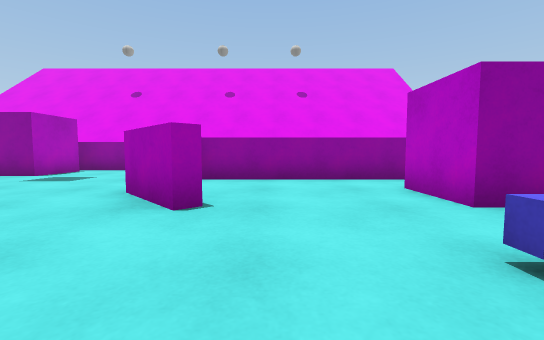
view 1 (above)

16 first-person views from a walk through a Unity game level. The camera is 0.68 m above the floor, tilts 4° down and sees 90° across. The floor is counted in squares, 1 m on a side. Each view is taken from the middle of a square. On the plan, view 1 faces up. The plan holds only what a view shows up to about 9 squares ahead; the rest is blank. The place goes on beyond the plan. The player character is not drawn. Surface patterns are stand-ins for the level's own textures.

view 2
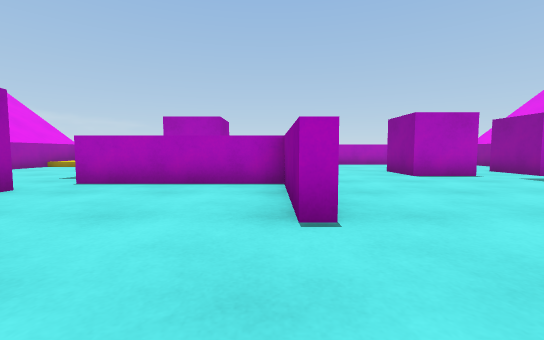

view 3
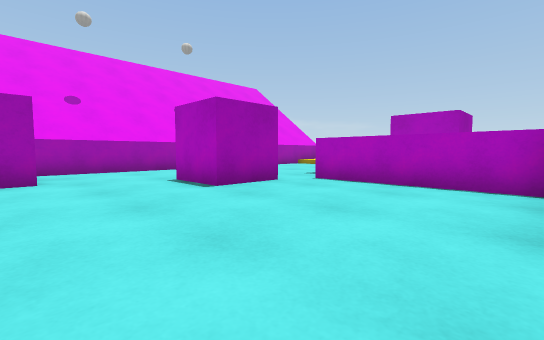

view 4
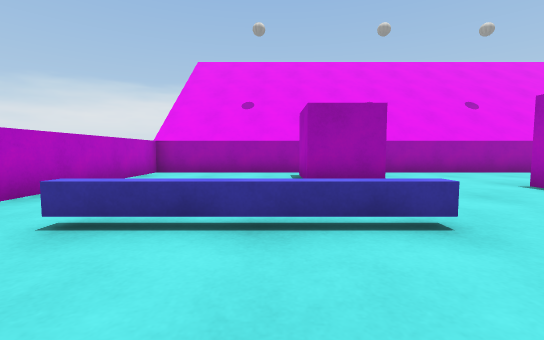

view 5
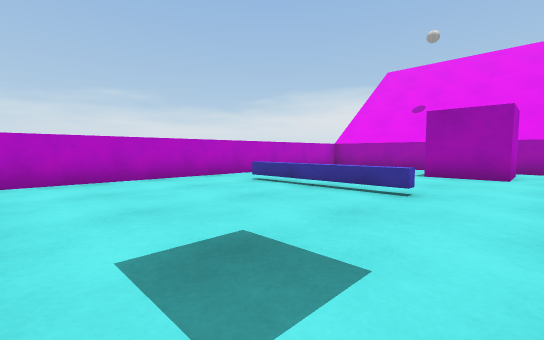

view 6
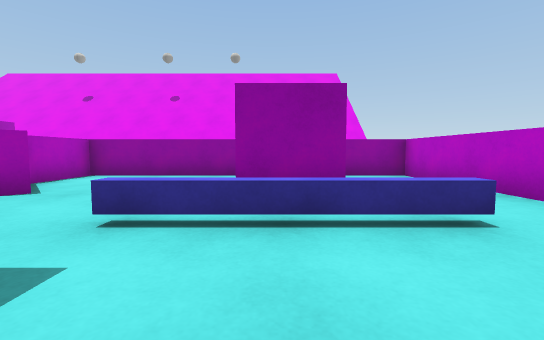

view 7
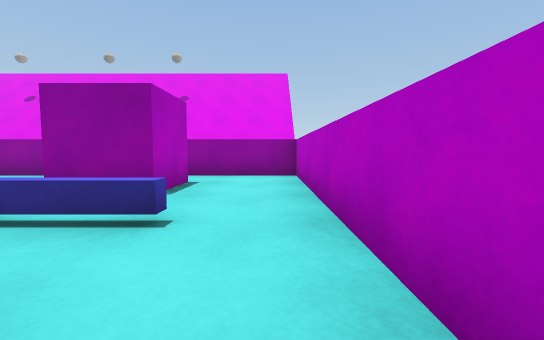

view 8
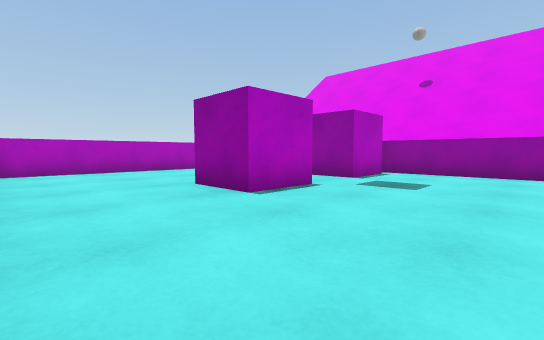

view 9
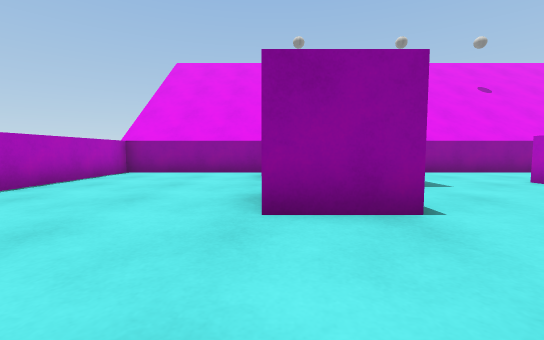

view 10
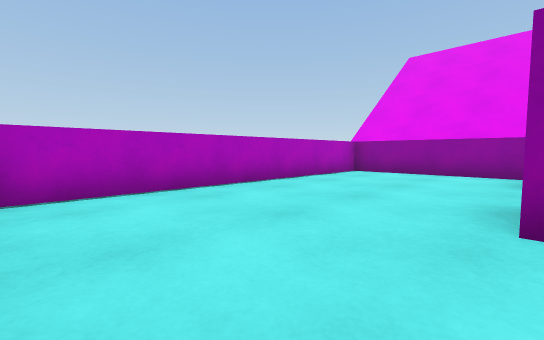

view 11
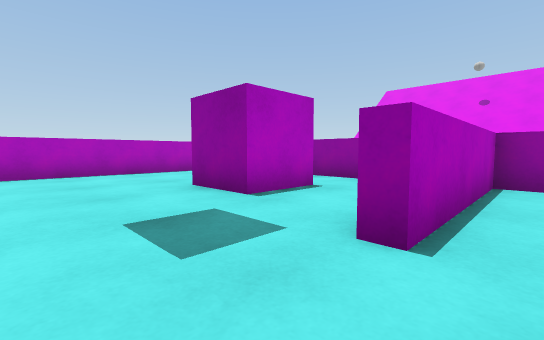

view 12
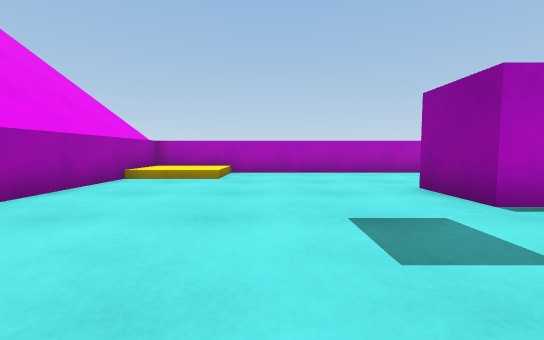

view 13
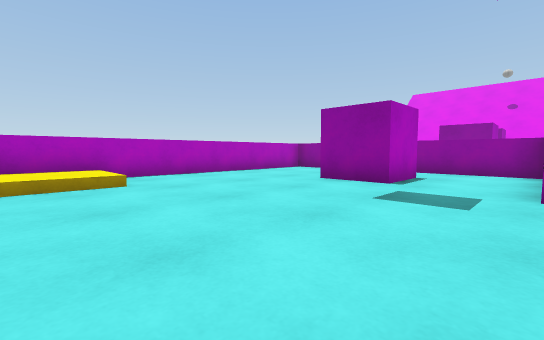

view 14
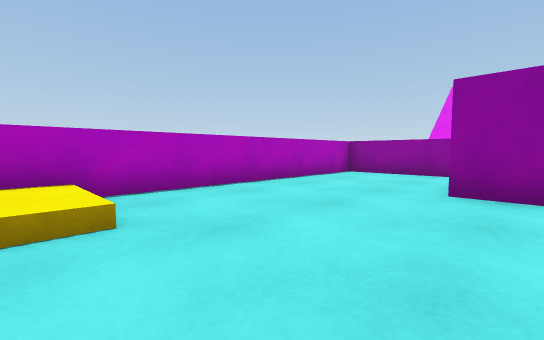

view 15
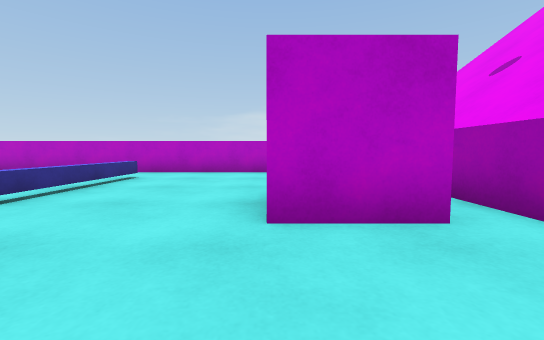

view 16
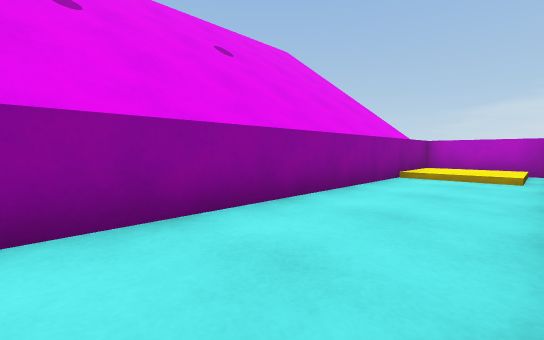

### Floor plan
Ten units are one square. View 1 is at (0, 0); x grows to the right and y downward. Boxes are objects, and circles mark ways between rooms. Rooms are numbered by the first view taken in them; rooms with no view inside come last. Other rooms are left out.
<svg viewBox="-131 -101 203 202">
<path fill="none" stroke="#000" d="M-52 96 67 96 67 -15M-49 -3 -126 -3 -126 96 -75 96M-16 -8 -16 -3 -46 -3 -46 41M-8 -33 -11 -31M29 33 50 33M-107 72 -107 96M50 36 29 36M50 -14 14 -14M-82 -96 -126 -96 -126 -9M-11 -31 -24 -45M67 -69 67 -96 -68 -96M67 -15 67 -65 -20 -65 -20 -46"/>
<rect x="-95" y="15" width="20" height="20" fill="#bbb"><title>cube</title></rect>
<rect x="-35" y="45" width="20" height="20" fill="#bbb"><title>cube</title></rect>
<rect x="5" y="65" width="20" height="20" fill="#bbb"><title>cube</title></rect>
<rect x="-85" y="-55" width="20" height="20" fill="#bbb"><title>cube</title></rect>
<rect x="-85" y="-95" width="20" height="20" fill="#bbb"><title>cube</title></rect>
<rect x="25" y="-55" width="20" height="30" fill="#bbb"><title>cube</title></rect>
<circle cx="-20" cy="-15" r="3" fill="#2a7"/>
<circle cx="10" cy="-20" r="3" fill="#2a7"/>
<circle cx="60" cy="-10" r="3" fill="#2a7"/>
<text x="-30" y="50">1</text>
<text x="-60" y="-60">2</text>
<text x="30" y="-40">3</text>
</svg>
Room 1 opens to room 2. Room 1 opens to room 3.

Where each view was taken, in squares from view 1:
view 1: 0 up, 0 right, facing up
view 2: 0 up, 1 right, facing left
view 3: 0 up, 1 right, facing down-left
view 4: 1 down, 3 right, facing down
view 5: 1 up, 0 right, facing down-right
view 6: 1 down, 3 right, facing up
view 7: 1 down, 6 right, facing up
view 8: 1 up, 3 left, facing up-left
view 9: 1 up, 8 left, facing up
view 10: 1 up, 8 left, facing up-left
view 11: 6 down, 4 left, facing up-left
view 12: 6 down, 4 left, facing left
view 13: 9 down, 5 left, facing up-left
view 14: 8 down, 8 left, facing up-left
view 15: 7 down, 2 left, facing right
view 16: 7 up, 3 left, facing up-right
